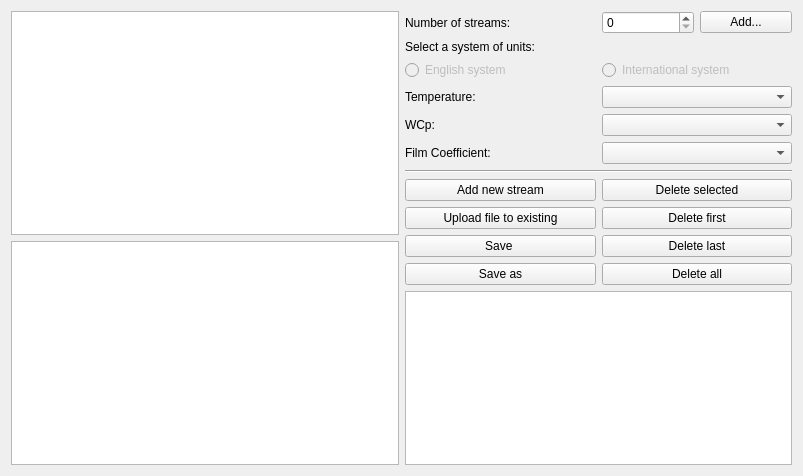
<?xml version="1.0" encoding="UTF-8"?>
<ui version="4.0">
 <class>TablaDatos</class>
 <widget class="QWidget" name="TablaDatos">
  <property name="geometry">
   <rect>
    <x>0</x>
    <y>0</y>
    <width>803</width>
    <height>476</height>
   </rect>
  </property>
  <property name="windowTitle">
   <string>Form</string>
  </property>
  <layout class="QGridLayout" name="gridLayout_4">
   <item row="0" column="0" rowspan="3">
    <layout class="QGridLayout" name="gridLayout_6">
     <item row="0" column="0">
      <widget class="QTreeView" name="treeView">
       <property name="enabled">
        <bool>true</bool>
       </property>
       <property name="sizePolicy">
        <sizepolicy hsizetype="Expanding" vsizetype="Expanding">
         <horstretch>0</horstretch>
         <verstretch>0</verstretch>
        </sizepolicy>
       </property>
      </widget>
     </item>
     <item row="1" column="0">
      <widget class="QListView" name="listView"/>
     </item>
    </layout>
   </item>
   <item row="0" column="1">
    <layout class="QGridLayout" name="gridLayout_3">
     <item row="0" column="0">
      <widget class="QLabel" name="label">
       <property name="text">
        <string>Number of streams:</string>
       </property>
      </widget>
     </item>
     <item row="2" column="0">
      <widget class="QRadioButton" name="SIradioButton">
       <property name="enabled">
        <bool>false</bool>
       </property>
       <property name="text">
        <string>English system</string>
       </property>
      </widget>
     </item>
     <item row="1" column="0" colspan="2">
      <widget class="QLabel" name="label_5">
       <property name="text">
        <string>Select a system of units:</string>
       </property>
      </widget>
     </item>
     <item row="0" column="1">
      <layout class="QGridLayout" name="gridLayout_5">
       <item row="0" column="1">
        <widget class="QPushButton" name="Addcorrientes">
         <property name="text">
          <string>Add...</string>
         </property>
        </widget>
       </item>
       <item row="0" column="0">
        <widget class="QSpinBox" name="NumeroCorrientes">
         <property name="maximum">
          <number>150</number>
         </property>
        </widget>
       </item>
      </layout>
     </item>
     <item row="3" column="1">
      <widget class="QComboBox" name="TcomboBox">
       <property name="enabled">
        <bool>true</bool>
       </property>
      </widget>
     </item>
     <item row="2" column="1">
      <widget class="QRadioButton" name="SISradioButton">
       <property name="enabled">
        <bool>false</bool>
       </property>
       <property name="text">
        <string>International system</string>
       </property>
      </widget>
     </item>
     <item row="5" column="1">
      <widget class="QComboBox" name="FcomboBox">
       <property name="enabled">
        <bool>true</bool>
       </property>
      </widget>
     </item>
     <item row="5" column="0">
      <widget class="QLabel" name="label_3">
       <property name="text">
        <string>Film Coefficient:</string>
       </property>
      </widget>
     </item>
     <item row="7" column="0" colspan="2">
      <widget class="Line" name="line">
       <property name="orientation">
        <enum>Qt::Horizontal</enum>
       </property>
      </widget>
     </item>
     <item row="3" column="0">
      <widget class="QLabel" name="label_2">
       <property name="text">
        <string>Temperature:</string>
       </property>
      </widget>
     </item>
     <item row="4" column="1">
      <widget class="QComboBox" name="WcomboBox">
       <property name="enabled">
        <bool>true</bool>
       </property>
      </widget>
     </item>
     <item row="4" column="0">
      <widget class="QLabel" name="label_4">
       <property name="text">
        <string>WCp:</string>
       </property>
      </widget>
     </item>
    </layout>
   </item>
   <item row="1" column="1">
    <layout class="QGridLayout" name="gridLayout_2">
     <item row="1" column="0">
      <widget class="QPushButton" name="UploadExistinpushButton">
       <property name="text">
        <string>Upload file to existing</string>
       </property>
      </widget>
     </item>
     <item row="0" column="1">
      <widget class="QPushButton" name="DeleteSelpushButton">
       <property name="text">
        <string>Delete selected</string>
       </property>
      </widget>
     </item>
     <item row="0" column="0">
      <widget class="QPushButton" name="AddnewpushButton">
       <property name="text">
        <string>Add new stream</string>
       </property>
      </widget>
     </item>
     <item row="3" column="1">
      <widget class="QPushButton" name="DeleteAllpushButton">
       <property name="text">
        <string>Delete all</string>
       </property>
      </widget>
     </item>
     <item row="3" column="0">
      <widget class="QPushButton" name="Saveas">
       <property name="text">
        <string>Save as</string>
       </property>
      </widget>
     </item>
     <item row="2" column="1">
      <widget class="QPushButton" name="DeleteLastpushButton">
       <property name="text">
        <string>Delete last</string>
       </property>
      </widget>
     </item>
     <item row="2" column="0">
      <widget class="QPushButton" name="Save">
       <property name="text">
        <string>Save </string>
       </property>
      </widget>
     </item>
     <item row="1" column="1">
      <widget class="QPushButton" name="DeleteFirstpushButton">
       <property name="text">
        <string>Delete first</string>
       </property>
      </widget>
     </item>
    </layout>
   </item>
   <item row="2" column="1">
    <layout class="QGridLayout" name="gridLayout">
     <item row="0" column="1">
      <widget class="QTableWidget" name="Workspace"/>
     </item>
    </layout>
   </item>
  </layout>
 </widget>
 <resources/>
 <connections/>
</ui>
